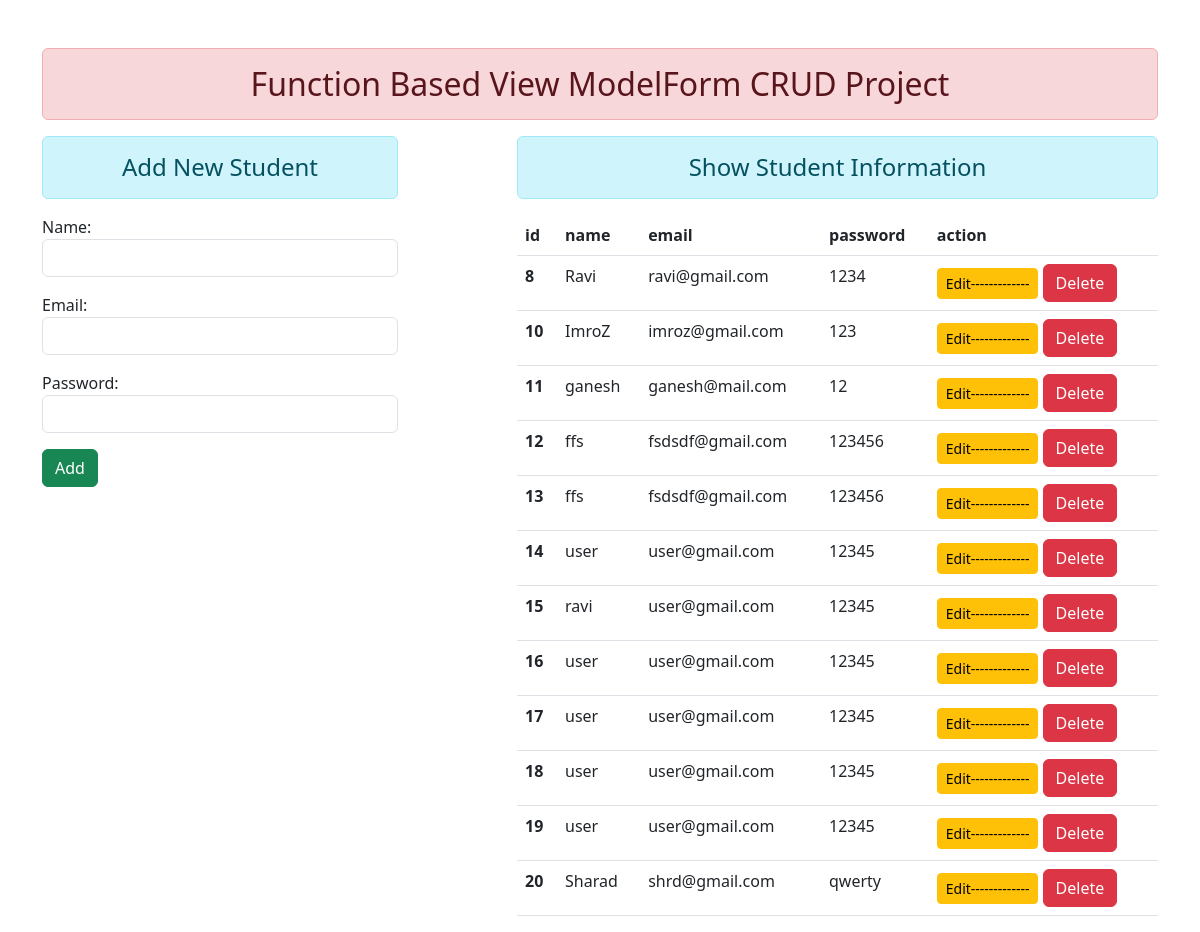
The page / on the database its author committed.
### enroll/models.py (models this page shows)
class User(models.Model):
    name=models.CharField(max_length=20)
    email=models.EmailField(max_length=20)
    password=models.CharField(max_length=20)

### enroll/views.py (the view)
# urls.py: path('', views.add_show,name='addandshow'),
def add_show(request):
    if request.method=='POST':
        fm=StudentRegistration(request.POST)
        if fm.is_valid():
            nm=fm.cleaned_data['name']
            em=fm.cleaned_data['email']
            pw=fm.cleaned_data['password']
            reg=User(name=nm,email=em,password=pw)
            reg.save()
            fm=StudentRegistration()
    else:
        fm=StudentRegistration()
    stu=User.objects.all()
    return render(request,'enroll/addandshow.html',{'fm':fm,'stu':stu})

### enroll/forms.py
class StudentRegistration(forms.ModelForm):
    class Meta:
        model=User
        fields=['name','email','password']
        widgets={
            'name':forms.TextInput(attrs={'class':'form-control'}),
            'email':forms.EmailInput(attrs={'class':'form-control'}),
            'password':forms.PasswordInput(render_value=True,attrs={'class':'form-control'}),
        }

### enroll/templates/enroll/addandshow.html (shortened to what this page needs)
{% extends 'enroll/base.html' %}
{% block content %}
<div class="row">
    <div class="col-sm-4">
        <h4 class="text-center alert alert-info">Add New Student</h4>
<form method="POST">
    {{fm.as_p}}
    <input type="submit" class="btn btn-success" value="Add">
</form>
    </div>
    <div class="col-sm-7 offset-1">
        <h4 class="text-center alert alert-info">Show Student Information</h4>
        {% if stu %}
            <table class="table table-hover">
                <thead>
                <tr>
                    <th scope="col">id</th>
                    <th scope="col">name</th>
                    <th scope="col">email</th>
                    <th scope="col">password</th>
                    <th scope="col">action</th>
                </tr>
                </thead>
                <tbody>
                    {% for st in stu %}
                <tr>
                    <th scope="row">{{st.id}}</th>
                    <td>{{st.name}}</td>
                    <td>{{st.email}}</td>
                    <td>{{st.password}}</td>
                    <td>
                    <a href="{% url 'updatedata' st.id %}" class="btn btn-warning btn-sm">Edit-------------</a>
                    <form action="{% url 'deletedata' st.id %}" method="POST" class="d-inline">
                     <input type="submit" class="btn btn-danger" value="Delete">
                    </form>
                </td>
                </tr>
                {% endfor %}
                </tbody>
            </table>
        {% else %}
        <h4 class="text-center alert alert-warning">No Records</h4>
        {% endif %}
    </div>
</div>
{% endblock %}

### enroll/templates/enroll/base.html (shortened to what this page needs)
<!DOCTYPE html>
{% load static %}
<html lang="en">
<head>
    <link rel="stylesheet" href="{% static 'enroll/css/bootstrap.css' %}">
</head>
<body>
    <div class="container mt-5">
        <h2 class="text-center alert alert-danger">Function Based View ModelForm CRUD Project</h2>
        {% block content %} {% endblock %}
    </div>
</body>
</html>

### rows shown on the page
User: id "8", name "Ravi", email "ravi@gmail.com", password "1234"
User: id "10", name "ImroZ", email "imroz@gmail.com", password "123"
User: id "11", name "ganesh", email "ganesh@mail.com", password "12"
User: id "12", name "ffs", email "fsdsdf@gmail.com", password "123456"
User: id "13", name "ffs", email "fsdsdf@gmail.com", password "123456"
User: id "14", name "user", email "user@gmail.com", password "12345"
User: id "15", name "ravi", email "user@gmail.com", password "12345"
User: id "16", name "user", email "user@gmail.com", password "12345"
User: id "17", name "user", email "user@gmail.com", password "12345"
User: id "18", name "user", email "user@gmail.com", password "12345"
User: id "19", name "user", email "user@gmail.com", password "12345"
User: id "20", name "Sharad", email "shrd@gmail.com", password "qwerty"
